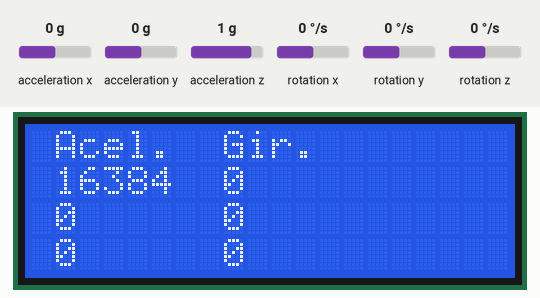
Simulated run of this sketch. Board: Arduino Uno, built with avr-gcc and run on an emulated ATmega328P. Parts: 20×4 character LCD. Wiring (inferred from the names in the program): MPU-6050 motion sensor at I2C address 0x68. Inputs (shaded band) come from the test bench; at power-on: acceleration x 0 g, acceleration y 0 g, acceleration z 1 g, rotation x 0 °/s, rotation y 0 °/s, rotation z 0 °/s. What the sketch prints to the serial monitor is not drawn.

Above: at 1.2 s.
1.3 s: acceleration x set to -1.4 g
At 2.9 s:
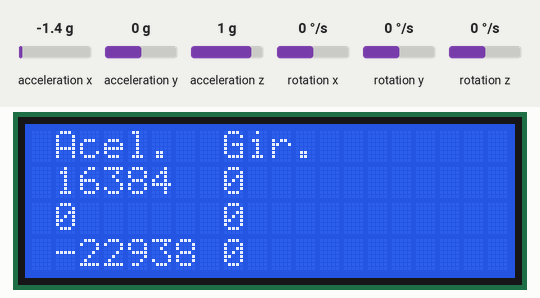
3.5 s: acceleration y set to -1.4 g
At 5.3 s:
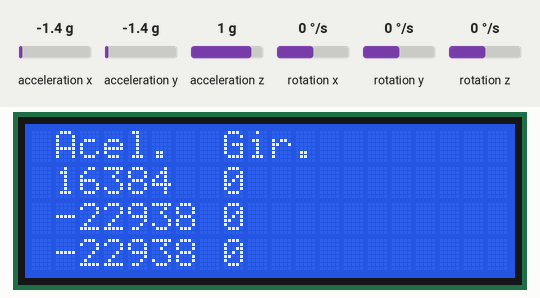
5.6 s: acceleration z set to -1.4 g
At 7.0 s:
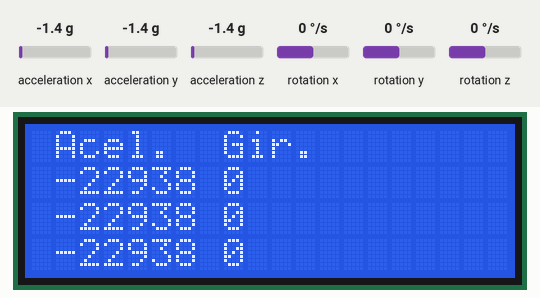
7.6 s: rotation x set to -192 °/s
At 8.9 s:
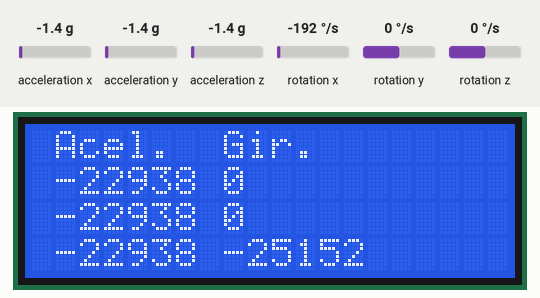
9.6 s: rotation y set to -192 °/s
At 11.2 s:
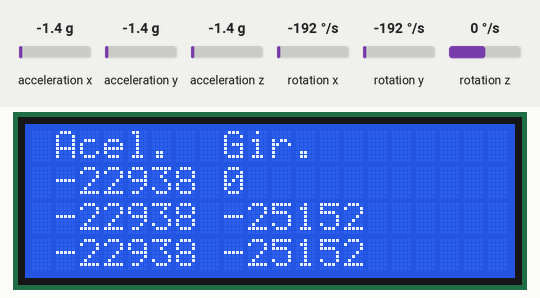
11.7 s: rotation z set to -192 °/s
At 12.8 s:
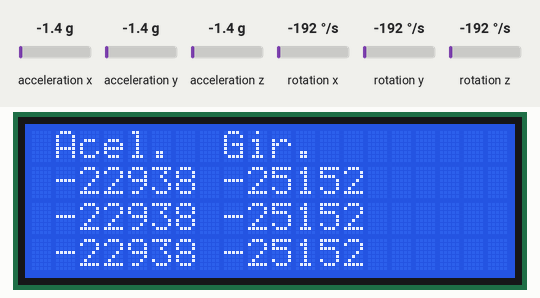
Timing chart, 0 to 14.7 s (numbered marks = the images above; inputs shaded):
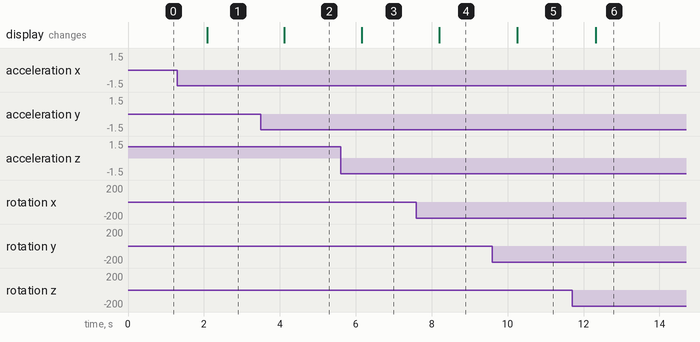

Measured:
- after the input at 1.3 s, the display: changes after 0.79 s (image 1)
- after the input at 3.5 s, the display: changes after 0.62 s (image 2)
- after the input at 5.6 s, the display: changes after 0.55 s (image 3)
- after the input at 7.6 s, the display: changes after 0.60 s (image 4)
- after the input at 9.6 s, the display: changes after 0.65 s (image 5)
- after the input at 11.7 s, the display: changes after 0.62 s (image 6)

The sketch:

lcdComAcelerometro_ino.ino
```cpp
#include <Wire.h>
#include <LiquidCrystal.h>

LiquidCrystal lcd(12, 11, 5, 4, 3, 2);

const int MPU=0x68;

class Sensor {
    private:
    int x, y, z;

    public:
    Sensor(int givenX, int givenY, int givenZ){
      this->x = givenX;
      this->y = givenY;
      this->z = givenZ;
    }

    void setDimensions(int givenX, int givenY, int givenZ){
      this->x = givenX;
      this->y = givenY;
      this->z = givenZ;
    }

    int getX(){ return this->x;}
    int getY(){ return this->y;}
    int getZ(){ return this->z;}
};

Sensor acelerometro(0, 0, 0);
Sensor giroscopio(0, 0, 0);
int temperatura;

void setup()
{
  Serial.begin(9600);
  lcd.begin(20, 4);
  Wire.begin();
  Wire.beginTransmission(MPU);
  Wire.write(0x6B);

  //Inicializa o MPU-6050
  Wire.write(0);
  Wire.endTransmission(true);


}

void loop()
{
  readSensorData();
  printSensorDataOnLCD();
  printSensorDataOnSerial();
  delay(1000);
}


void printSensorDataOnSerial(){
  Serial.print("\nAcelerometro: X: ");
  Serial.print(acelerometro.getX());
  Serial.print(" Y: ");
  Serial.print(acelerometro.getY());
  Serial.print(" Z: ");
  Serial.print(acelerometro.getZ());

  Serial.print("\nGiroscopio: X: ");
  Serial.print(giroscopio.getX());
  Serial.print(" Y: ");
  Serial.print(giroscopio.getY());
  Serial.print(" Z: ");
  Serial.println(giroscopio.getZ());


}

void readSensorData(){
  Wire.beginTransmission(MPU);
  Wire.write(0x3B);
  Wire.endTransmission(false);

  Wire.requestFrom(MPU,14,true);
  acelerometro.setDimensions(Wire.read()<<8|Wire.read(), Wire.read()<<8|Wire.read(), Wire.read()<<8|Wire.read());
  temperatura = Wire.read()<<8|Wire.read();
  giroscopio.setDimensions(Wire.read()<<8|Wire.read(), Wire.read()<<8|Wire.read(), Wire.read()<<8|Wire.read());

}

void printSensorDataOnLCD(){
  lcd.clear();
  lcd.setCursor(1, 0);
  lcd.print("Acel.");
  lcd.setCursor(1, 1);
  lcd.print(acelerometro.getX());
  lcd.setCursor(1, 2);
  lcd.print(acelerometro.getY());
  lcd.setCursor(1, 3);
  lcd.print(acelerometro.getZ());
  lcd.setCursor(8, 0);
  lcd.print("Gir.");
  lcd.setCursor(8, 1);
  lcd.print(giroscopio.getX());
  lcd.setCursor(8, 2);
  lcd.print(giroscopio.getY());
  lcd.setCursor(8, 3);
  lcd.print(giroscopio.getZ());

}
```
